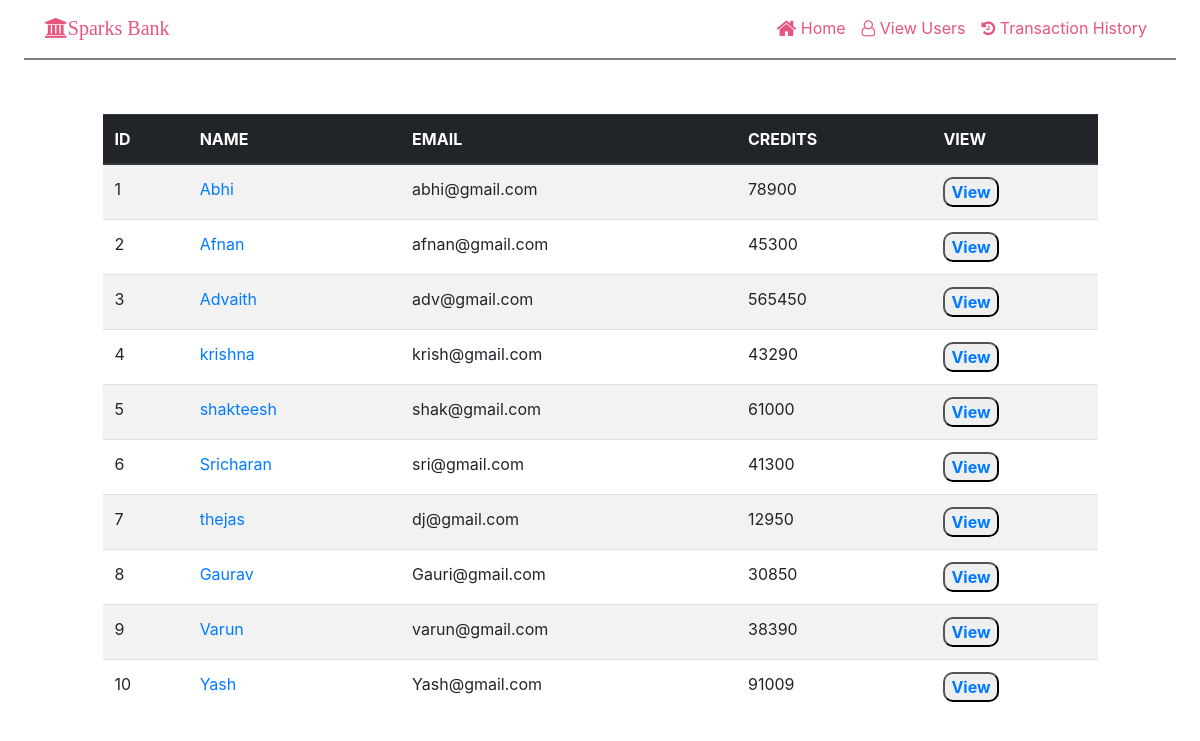
The page /allusers.php on the database its author committed.
### tables this page shows
CREATE TABLE `users` (
  `user_id` int(11) NOT NULL,
  `user_name` varchar(128) NOT NULL,
  `email` varchar(128) NOT NULL,
  `user_credits` int(11) NOT NULL
);

### allusers.php (the view, shortened to what this page needs)
<?php
require_once "config.php";
?>
<!DOCTYPE html>
<html lang="en">
<head>
  <link rel="stylesheet" href="https://stackpath.bootstrapcdn.com/bootstrap/4.5.2/css/bootstrap.min.css">
    <link rel="stylesheet" href="https://cdnjs.cloudflare.com/ajax/libs/font-awesome/4.7.0/css/font-awesome.min.css">
    <link rel="stylesheet" href="styles.css">
</head>
<body>
 <?php include("nav.php") ?>
 <nav class="navbar navbar-#E75480 bg-white navbar-expand-sm  fixed-top">
        <div class="container">
            <a class="navbar-brand mr-auto" style="color: #E75480"><i class="fa fa-university" aria-hidden="true">Sparks Bank</i></a>
            <div class="collapse navbar-collapse" id="Navbar">
                <ul class="navbar-nav ml-auto">
                    <li class="nav-item "><a class="nav-link" href="bank.html" style="color:#E75480"><span class="fa fa-home fa-lg"></span> Home</a></li>
                     <li class="nav-item active"><a class="nav-link" href="allusers.php" style="color: #E75480"><i class="fa fa-user-o" aria-hidden="true"></i></i> View Users</a></li>
                    <li class="nav-item"><a class="nav-link" href="history.php" style="color: #E75480"><i class="fa fa-history" aria-hidden="true"></i></span> Transaction History</a></li>
                </ul>
        </div>
      </div>
    </nav>
     <hr style="border:1px solid grey; width: 1150px">
<div class="row row-content">
        <div class="col-12 offset-sm-1 col-sm-10">
          <h2 style="padding-top: 30px ;text-align: center; color:white;"><b></b></h2>
            <div class="table-responsive ">
                <table class="table table-white table-striped">
                    <thead class="thead-dark">
                      <tr>
                      <th>ID</th>
                      <th>NAME</th>
                      <th>EMAIL</th>
                      <th>CREDITS</th>
                      <th>VIEW</th>
                      </tr>
                    </thead>
                    <tbody>
                      <tr>
                      <?php
                       $stmt = $pdo->query("SELECT * FROM users");
                       $rows = $stmt->fetchAll(PDO::FETCH_ASSOC);
                       if(count($rows)>0){
                         foreach($rows as $row ) { ?>
                         <td><?php echo htmlentities($row['user_id']); ?> </td>
                         <td><?php echo ('<a href="profile.php?user_id='.$row['user_id'].'">'.htmlentities($row['user_name']).'</a> ');
                                         ?>  </td>
                         <td><?php echo htmlentities($row['email']); ?> </td>
                         <td><?php echo htmlentities($row['user_credits']); ?> </td>
                         <td><button><?php  echo('<a href="profile.php?user_id='.$row['user_id'].'">'."View".'</a> ');
        ?></button></td>
                         </tr>
                         <?php }
                              }
                          ?>
                    </tbody>
                </table>
            </div>
        </div>
 </div>
</body>
</html>

### nav.php (shortened to what this page needs)
<!DOCTYPE html>
<html lang="en">
<head>
    <link rel="stylesheet" href="https://maxcdn.bootstrapcdn.com/bootstrap/4.0.0/css/bootstrap.min.css">
    <link rel="stylesheet" href="https://cdnjs.cloudflare.com/ajax/libs/font-awesome/4.7.0/css/font-awesome.min.css">
    <link rel = "stylesheet" href="https://cdnjs.cloudflare.com/ajax/libs/bootstrap-social/5.1.1/bootstrap-social.min.css">
    <link rel="stylesheet" type="text/css" href="styles.css">
    <link rel="stylesheet" type="text/css" href=">
</head>
 <body>
 <nav class="navbar navbar-dark bg-white navbar-expand-sm  fixed-top">
        <div class="container">
            <button class="navbar-toggler" type="button" data-toggle="collapse" data-target="#Navbar">
                <span class="navbar-toggler-icon"></span>
            </button>
            <a class="navbar-brand mr-auto" style="color: #E75480"><i class="fa fa-university" aria-hidden="true">Sparks Bank</i></a>
      </div>
</body>
</html><nav class="navbar navbar-#E75480 bg-white navbar-expand-sm  fixed-top">
        <div class="container">
            <a class="navbar-brand mr-auto" style="color: #E75480"><i>Sparks Bank</i></a>
            <div class="collapse navbar-collapse" id="Navbar">
                <ul class="navbar-nav ml-auto">
                    <li class="nav-item "><a class="nav-link" style="color:#E75480"><span class="fa fa-home fa-lg"></span> Home</a></li>
                     <li class="nav-item active"><a class="nav-link" href="allusers.php" style="color: #E75480"><i class="fa fa-user-o" aria-hidden="true"></i></i> View Users</a></li>
                    <li class="nav-item"><a class="nav-link" href="history.php" style="color: #E75480"><i class="fa fa-history" aria-hidden="true"></i></span> Transaction History</a></li>
                </ul>
        </div>
      </div>
    </nav>

### styles.css (style rules this page uses)
body { background-color: black no-repeat center center fixed; -webkit-background-size: cover; -moz-background-size: cover; -o-background-size: cover; background-size: cover; overflow-x: hidden; }
button { border-radius: 10px; font-weight: bold; }

### rows shown on the page
users: user_id "1", user_name "Abhi", email "abhi@gmail.com", user_credits "78900"
users: user_id "2", user_name "Afnan", email "afnan@gmail.com", user_credits "45300"
users: user_id "3", user_name "Advaith", email "adv@gmail.com", user_credits "565450"
users: user_id "4", user_name "krishna", email "krish@gmail.com", user_credits "43290"
users: user_id "5", user_name "shakteesh", email "shak@gmail.com", user_credits "61000"
users: user_id "6", user_name "Sricharan", email "sri@gmail.com", user_credits "41300"
users: user_id "7", user_name "thejas", email "dj@gmail.com", user_credits "12950"
users: user_id "8", user_name "Gaurav", email "Gauri@gmail.com", user_credits "30850"
users: user_id "9", user_name "Varun", email "varun@gmail.com", user_credits "38390"
users: user_id "10", user_name "Yash", email "Yash@gmail.com", user_credits "91009"
